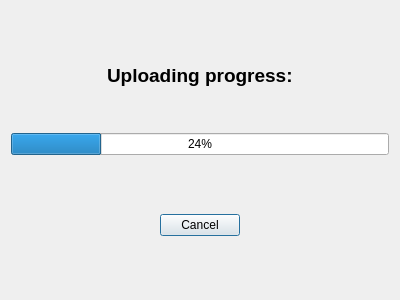
<?xml version="1.0" encoding="UTF-8"?>
<ui version="4.0">
 <class>SendDialog</class>
 <widget class="QDialog" name="SendDialog">
  <property name="geometry">
   <rect>
    <x>0</x>
    <y>0</y>
    <width>400</width>
    <height>300</height>
   </rect>
  </property>
  <property name="windowTitle">
   <string>Dialog</string>
  </property>
  <layout class="QGridLayout" name="gridLayout">
   <item row="0" column="0">
    <layout class="QVBoxLayout" name="verticalLayout">
     <item>
      <spacer name="verticalSpacer_2">
       <property name="orientation">
        <enum>Qt::Vertical</enum>
       </property>
       <property name="sizeHint" stdset="0">
        <size>
         <width>20</width>
         <height>40</height>
        </size>
       </property>
      </spacer>
     </item>
     <item>
      <layout class="QHBoxLayout" name="horizontalLayout">
       <item>
        <spacer name="horizontalSpacer_2">
         <property name="orientation">
          <enum>Qt::Horizontal</enum>
         </property>
         <property name="sizeHint" stdset="0">
          <size>
           <width>40</width>
           <height>20</height>
          </size>
         </property>
        </spacer>
       </item>
       <item>
        <widget class="QLabel" name="label">
         <property name="font">
          <font>
           <pointsize>14</pointsize>
           <weight>75</weight>
           <bold>true</bold>
          </font>
         </property>
         <property name="text">
          <string>Uploading progress:</string>
         </property>
        </widget>
       </item>
       <item>
        <spacer name="horizontalSpacer">
         <property name="orientation">
          <enum>Qt::Horizontal</enum>
         </property>
         <property name="sizeHint" stdset="0">
          <size>
           <width>40</width>
           <height>20</height>
          </size>
         </property>
        </spacer>
       </item>
      </layout>
     </item>
     <item>
      <spacer name="verticalSpacer">
       <property name="orientation">
        <enum>Qt::Vertical</enum>
       </property>
       <property name="sizeType">
        <enum>QSizePolicy::Minimum</enum>
       </property>
       <property name="sizeHint" stdset="0">
        <size>
         <width>20</width>
         <height>40</height>
        </size>
       </property>
      </spacer>
     </item>
     <item>
      <widget class="QProgressBar" name="progressBar">
       <property name="value">
        <number>24</number>
       </property>
      </widget>
     </item>
     <item>
      <spacer name="verticalSpacer_3">
       <property name="orientation">
        <enum>Qt::Vertical</enum>
       </property>
       <property name="sizeHint" stdset="0">
        <size>
         <width>20</width>
         <height>40</height>
        </size>
       </property>
      </spacer>
     </item>
     <item>
      <layout class="QHBoxLayout" name="horizontalLayout_2">
       <item>
        <spacer name="horizontalSpacer_3">
         <property name="orientation">
          <enum>Qt::Horizontal</enum>
         </property>
         <property name="sizeHint" stdset="0">
          <size>
           <width>40</width>
           <height>20</height>
          </size>
         </property>
        </spacer>
       </item>
       <item>
        <widget class="QPushButton" name="cancelButton">
         <property name="text">
          <string>Cancel</string>
         </property>
        </widget>
       </item>
       <item>
        <spacer name="horizontalSpacer_4">
         <property name="orientation">
          <enum>Qt::Horizontal</enum>
         </property>
         <property name="sizeHint" stdset="0">
          <size>
           <width>40</width>
           <height>20</height>
          </size>
         </property>
        </spacer>
       </item>
      </layout>
     </item>
     <item>
      <spacer name="verticalSpacer_4">
       <property name="orientation">
        <enum>Qt::Vertical</enum>
       </property>
       <property name="sizeHint" stdset="0">
        <size>
         <width>20</width>
         <height>40</height>
        </size>
       </property>
      </spacer>
     </item>
    </layout>
   </item>
  </layout>
 </widget>
 <resources/>
 <connections/>
</ui>
